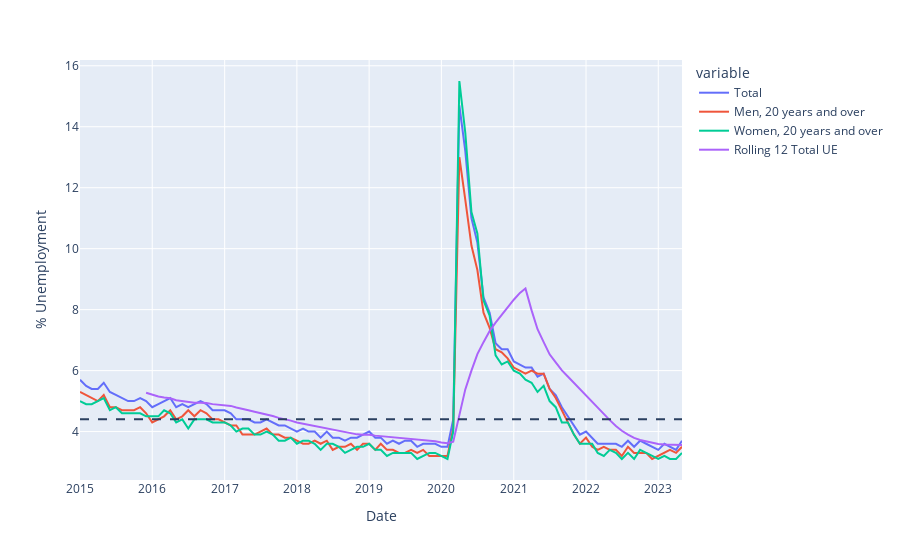

The notebook cell this image was saved under:
### Code cell
# graph of UE over time for each key age group
civ_ue_line = px.line(civ_unemployment, 
        x='Date', 
        y=groups,)

# adding rolling 12 line
civ_ue_line.add_trace(go.Scatter(x= civ_unemployment.Date,
                                 y=civ_unemployment.Total_rolling12,
                                 mode='lines',
                                 name='Rolling 12 Total UE'))

# average pre-covid UE rate
civ_ue_line.add_hline(civ_unemployment[civ_unemployment.Date < covid_start].Total.mean(),
                     line_dash='dash'
                     )

civ_ue_line.update_layout(yaxis_title = '% Unemployment',
                          )

civ_ue_line.show()
